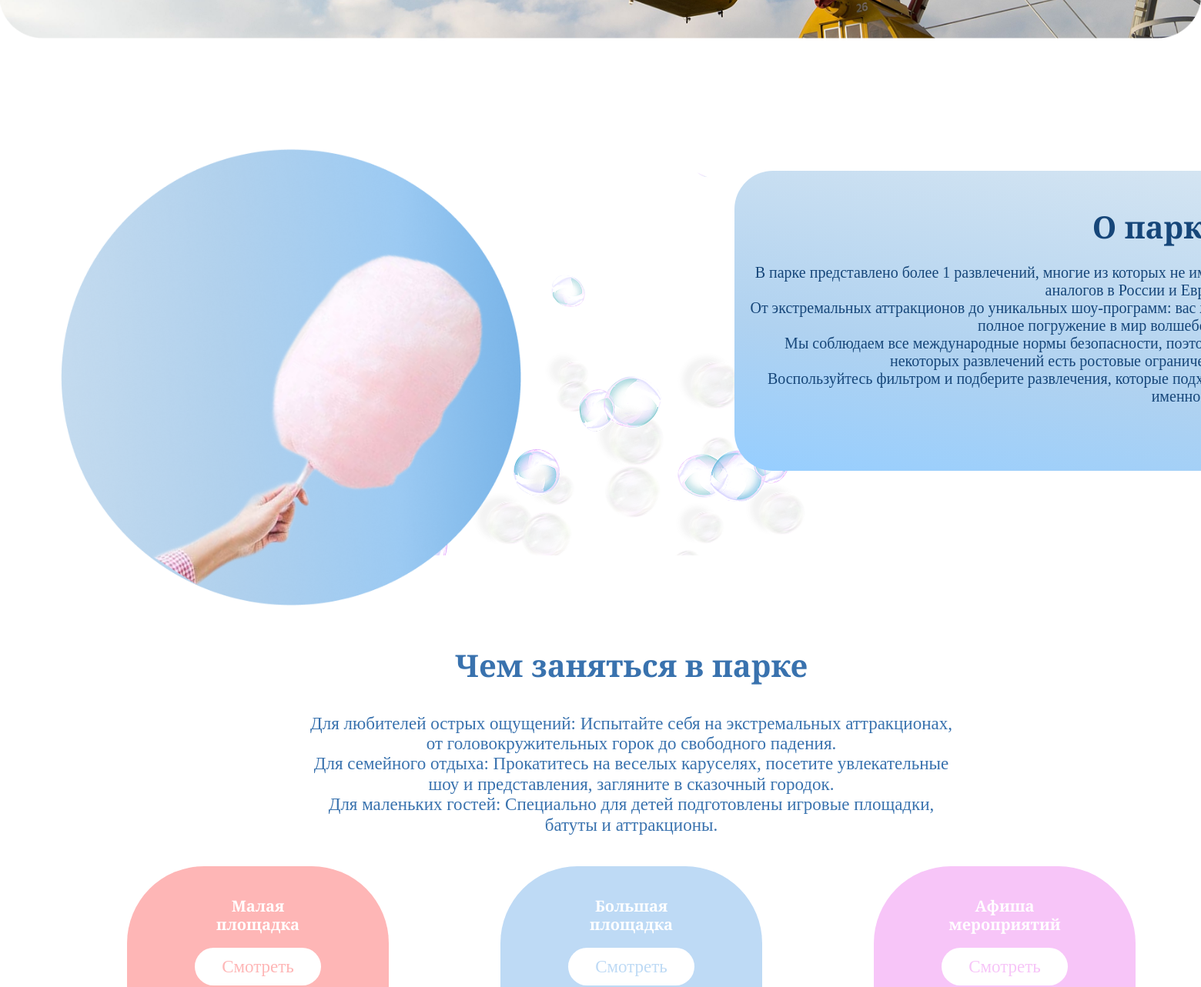
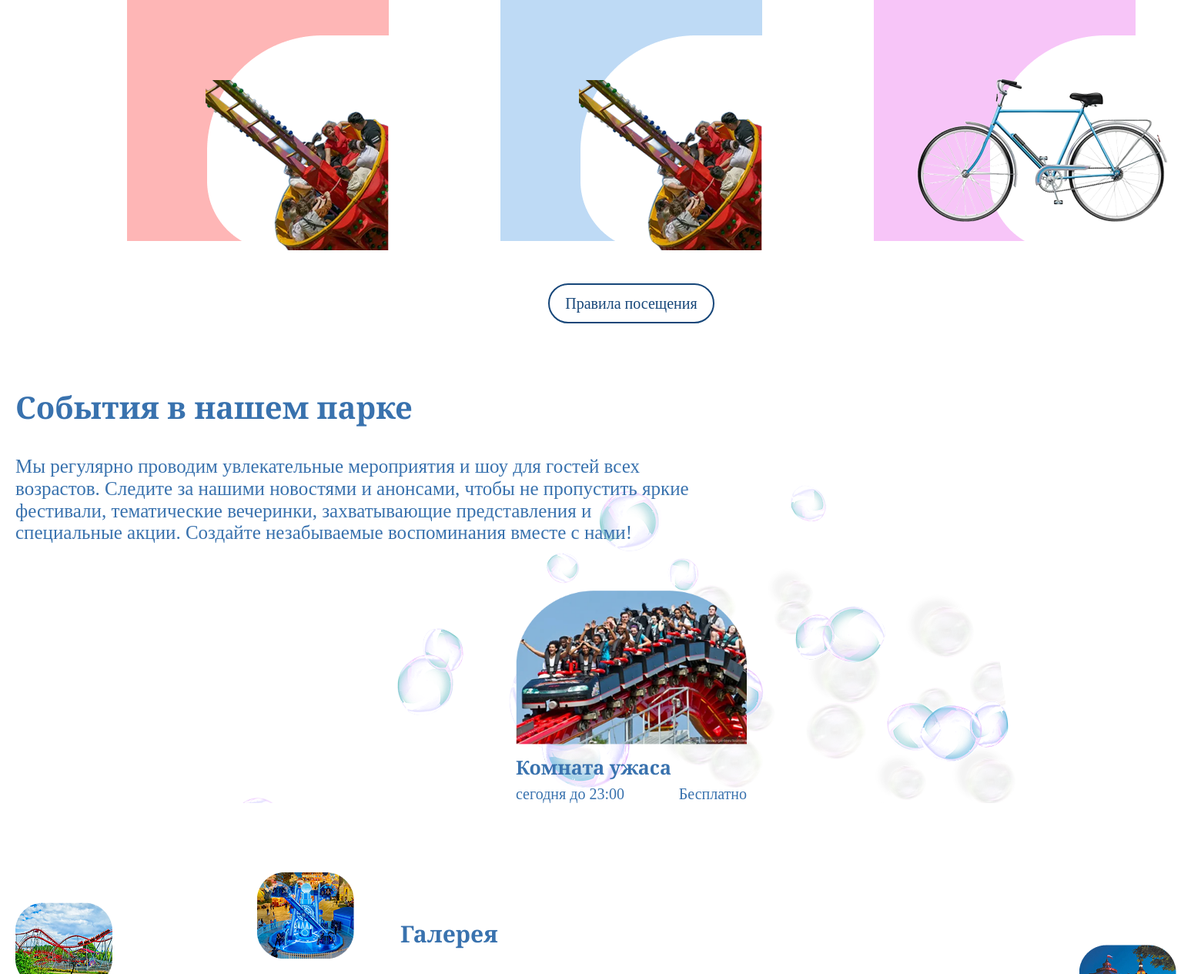
The app's page / (middle part), older data (2 pictures, top to bottom).
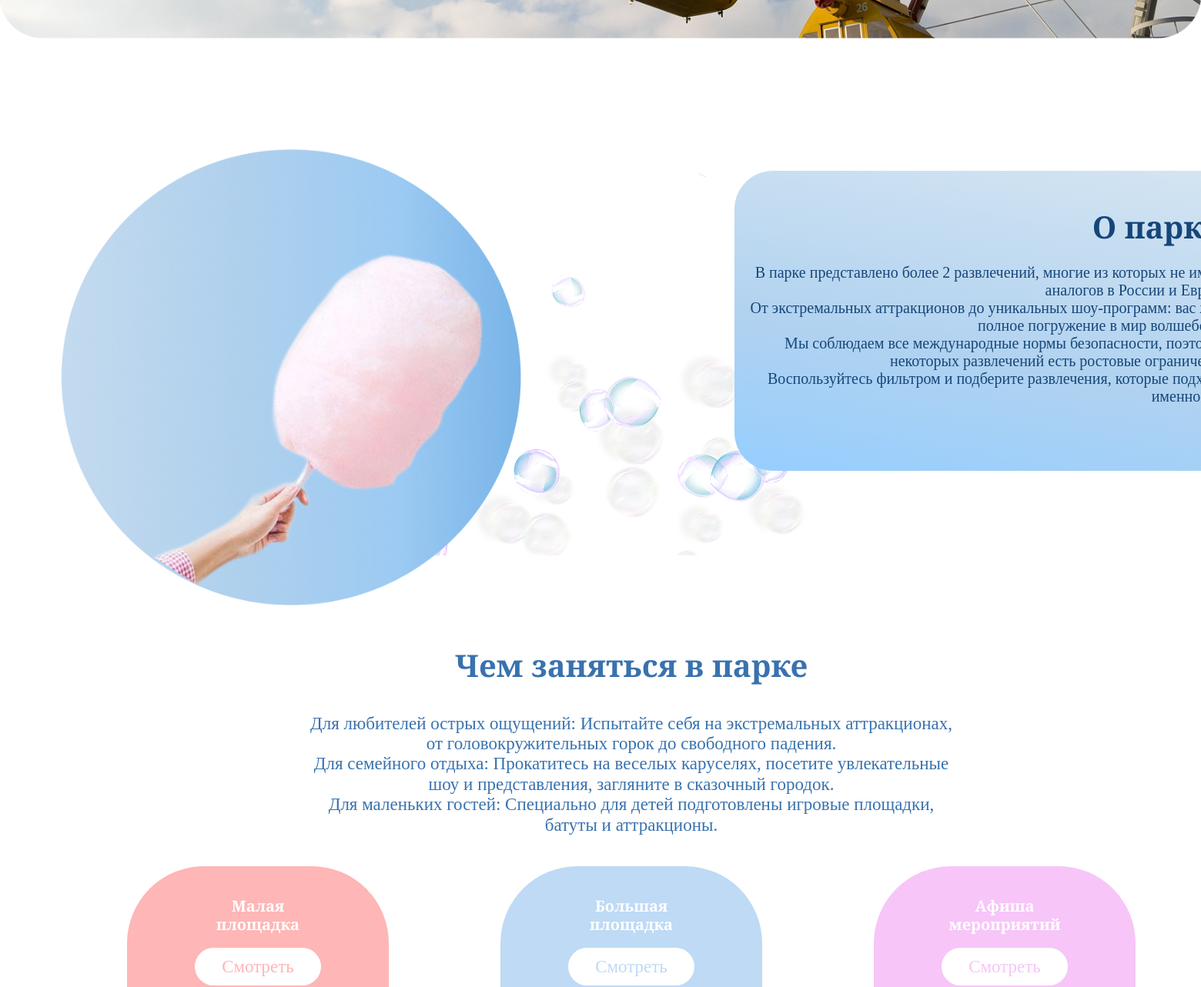
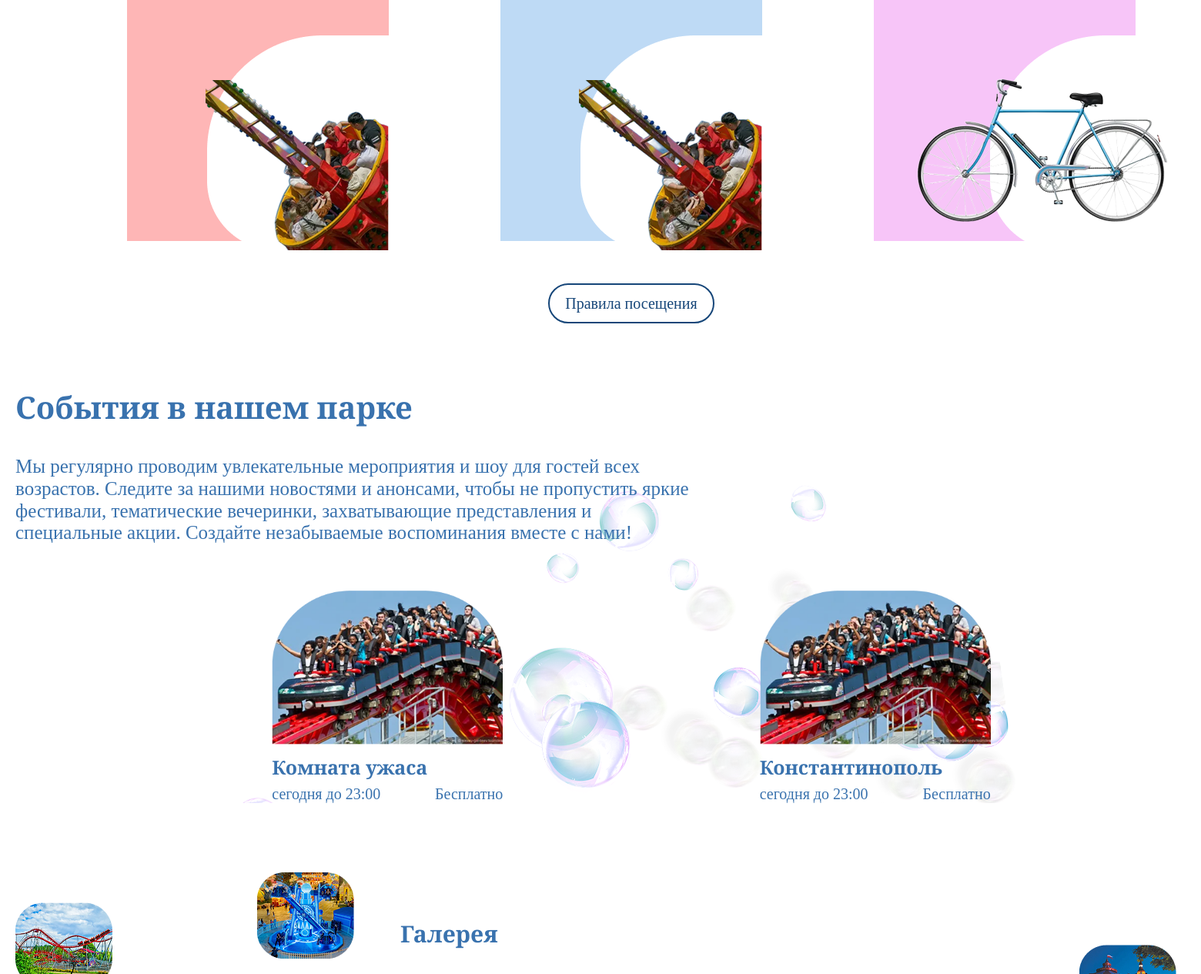
The same page, newer data (2 pictures, top to bottom).
### gagi_app/models.py (models this page shows, shortened)
class Attractions(models.Model):
    PLAYGROUND_CHOICES = [
        ('small', 'Малая площадка'),
        ('big', 'Большая площадка'),
    ]
    CAPACITY_CHOICES = [
        (10, '10 человек'),
        (15, '15 человек'),
        (20, '20 человек')
    ]
    DURATION_CHOICES = [
        (3, '3 минуты'),
        (6, '6 минут'),
        (10, '10 минут'),
        (8, '8 минут'),
        (15, '15 минут')
    ]
    name = models.CharField('Название', max_length=100, unique=True)
    description = models.TextField('Описание', blank=True, null=True)
    min_height = models.IntegerField('Минимальный рост (см)', null=True, blank=True)
    max_height = models.IntegerField('Максимальный рост (см)', null=True, blank=True)
    min_age = models.IntegerField('Минимальный возраст', null=True, blank=True)
    activity_status = models.BooleanField('Статус активности', default=True)
    playground_type = models.CharField('Тип площадки', max_length=10, choices=PLAYGROUND_CHOICES, default='small')
    capacity = models.IntegerField('Вместимость (чел)', choices=CAPACITY_CHOICES)
    duration_minutes = models.IntegerField('Продолжительность (мин)', null=True, blank=True)
    staff = models.ForeignKey(Staff, on_delete=models.SET_NULL, null=True, blank=True, verbose_name='Ответственный сотрудник')
    main_image = models.ImageField('Главное изображение', upload_to='attraction_images/', null=True, blank=True)
    class Meta:
        verbose_name = "Аттракцион"
        verbose_name_plural = "Аттракционы"
        ordering = ["name"]

### gagi_app/views.py (the view)
# urls.py: path('', page1, name='page1'),
def page1(request):
    small_attractions = Attractions.objects.filter(playground_type='small', activity_status=True)
    big_attractions = Attractions.objects.filter(playground_type='big', activity_status=True)
    events_attractions = Attractions.objects.filter(activity_status=True)[:3]
    context = {
        'total_attractions': Attractions.objects.filter(activity_status=True).count(),
        'small_attractions_count': small_attractions.count(),
        'big_attractions_count': big_attractions.count(),
        'popular_attractions': Attractions.objects.filter(activity_status=True)[:3],
        'events': events_attractions,
        'staff_members': Staff.objects.all()[:3],
    }
    return render(request, 'page1.html', context)

### gagi_app/templates/page1.html (shortened to what this page needs)
{% load static %}
<!DOCTYPE html>
<html lang="en">
<head>
    <link rel="stylesheet" href="{% static 'css/normalize.css' %}">
    <link rel="stylesheet" href="{% static 'css/style.css' %}">
</head>
<body class="body">
    <main>
        <div class="container">
            <section class="fonts">
            </section>
            <section class="about">
                <div class="vata">
                    <img src="{% static 'images/vata.png' %}" alt="vata" class="vata-puz">
                </div>
                <div class="about-us">
                    <h2 class="about__title">О парке</h2>
                    <p class="about-text">В парке представлено более {{ total_attractions }} развлечений, многие из
                        которых не имеют
                        <br>аналогов
                        в России и Европе. <br>
                        От экстремальных аттракционов до уникальных шоу-программ: вас ждет <br>полное погружение в мир
                        волшебства! <br>
                        Мы соблюдаем все международные нормы безопасности, поэтому у <br>некоторых развлечений есть
                        ростовые
                        ограничения. <br>Воспользуйтесь фильтром и подберите развлечения, которые подходят <br>именно
                        вам.
                    </p>
                </div>
            </section>
            <section class="work">
                <div class="work-park">
                    <h3 class="work-title">Чем заняться в парке</h3>
                    <p class="text-work">Для любителей острых ощущений: Испытайте себя на экстремальных аттракционах,
                        <br>от
                        головокружительных горок до свободного падения. <br>
                        Для семейного отдыха: Прокатитесь на веселых каруселях, посетите увлекательные <br>шоу и
                        представления, загляните в сказочный городок. <br>
                        Для маленьких гостей: Специально для детей подготовлены игровые площадки, <br>батуты и
                        аттракционы.
                    </p>
                </div>
                <div class="list-site">
                    <div class="site-item">
                        <div class="titlee">
                            <h4 class="site-title">
                                Малая <br>площадка
                            </h4>
                        </div>
                        <a href="{% url 'page2' %}" class="site-link">Смотреть</a>
                        <div class="kar">
                            <img src="{% static 'images/karuzel.png' %}" alt="kartinka" class="site-img">
                        </div>
                    </div>
                    <div class="site-item-blue">
                        <div class="titlee">
                            <h4 class="site-title">
                                Большая <br>площадка
                            </h4>
                        </div>
                        <a href="{% url 'page3' %}" class="site-link-blue">Смотреть</a>
                        <div class="kar">
                            <img src="{% static 'images/karuzel.png' %}" alt="kartinka" class="site-img">
                        </div>
                    </div>
                    <div class="site-item-pink">
                        <div class="titlee">
                            <h4 class="site-title">
                                Афиша <br>мероприятий
                            </h4>
                        </div>
                        <a href="#" class="site-link-pink">Смотреть</a>
                        <div class="kar">
                            <img src="{% static 'images/velosiped.png' %}" alt="kartinka" class="site-img">
                        </div>
                    </div>
                </div>
                <a href="#" class="rules">Правила посещения</a>
            </section>
            <section class="events">
                <div class="event-park">
                    <h3 class="events-title">События в нашем парке</h3>
                    <p class="text-events">Мы регулярно проводим увлекательные мероприятия и шоу для гостей всех <br>
                        возрастов. Следите за нашими новостями и анонсами, чтобы не пропустить яркие <br>фестивали,
                        тематические вечеринки, захватывающие представления и <br>специальные акции. Создайте
                        незабываемые
                        воспоминания вместе с нами!
                    </p>
                </div>
                <div class="type-list">
                    {% for attraction in events %}
                    <div class="type-item">
                        <div class="type-img">
                            {% if attraction.main_image %}
                            <img src="{{ attraction.main_image.url }}" alt="{{ attraction.name }}" class="typeimages">
                            {% else %}
                            <img src="{% static 'images/gorki.png' %}" alt="{{ attraction.name }}" class="typeimages">
                            {% endif %}
                        </div>
                        <h4 class="type-title">{{ attraction.name }}</h4>
                        <div class="time-price">
                            <p class="time-text">сегодня до 23:00</p>
                            <p class="price-text">Бесплатно</p>
                        </div>
                    </div>
                    {% endfor %}
                </div>
            </section>
            <section class="gallery">
                <div class="gallery-list">
                    <img src="{% static 'images/kartinkii.png' %}" alt="kartinkii" class="gallery-item">
                    <div class="gallery-info">
                        <h3 class="gallery-title">Галерея</h3>
                    </div>
                </div>
            </section>
        </div>
    </main>
</body>
</html>

### gagi_app/static/css/style.css (style rules this page uses)
a { text-decoration: none; color: #000 }
h1, h2, p { margin: 0; }
.body { font-family: "Cormorant Infant", serif; color: #000; background-image: url("../images/font.png"); background-repeat: no-repeat; position: relative; background-position: center; background-size: cover; height: 700px; }
.container { margin: 0 auto; padding: 0 20px; width: 1600px; }
.fonts { height: 500px; }
.about { display: flex; justify-content: space-between; height: 500px; background-image: url("../images/puziriki.png"); background-repeat: no-repeat; margin-bottom: 120px; }
.vata-puz { height: 900px; width: 900px; position: relative; bottom: 80px; position: relative; bottom: 150px; }
.about-us { color: #164679; background: #D5E5F2; background: linear-gradient(190deg, rgba(213, 229, 242, 1) 0%, rgba(176, 210, 240, 1) 61%, rgba(150, 206, 255, 1) 100%); border-radius: 50px; text-align: end; height: 300px; padding: 50px 20px 40px 20px }
.about__title { margin-bottom: 25px; margin-right: 15px; font-size: 40px; font-weight: 900; }
.about-text { font-size: 20px; }
.work { text-align: center; color: #3972AE; margin-bottom: 100px; }
.work-title { font-size: 40px; }
.text-work { font-size: 23px; }
.work-park { margin-bottom: 40px; }
h4 { display: inline; }
.titlee { margin-bottom: 30px; }
.site-item { width: 340px; height: 430px; background-color: #FEB6B6; border-top-left-radius: 100px; border-top-right-radius: 100px; padding-top: 40px; color: #fff; font-size: 20px; }
.site-link { font-size: 23px; color: #FEB6B6; background-color: #fff; padding: 12px 35px; border-radius: 50px; }
.site-img { position: relative; left: 51px; top: 58px; }
.site-item-blue { width: 340px; height: 430px; background-color: #BEDAF5; border-top-left-radius: 100px; border-top-right-radius: 100px; padding-top: 40px; color: #fff; font-size: 20px; }
.site-link-blue { font-size: 23px; color: #BEDAF5; background-color: #fff; padding: 12px 35px; border-radius: 50px; }
.site-item-pink { width: 340px; height: 430px; background-color: #F7C5F8; border-top-left-radius: 100px; border-top-right-radius: 100px; padding-top: 40px; color: #fff; font-size: 20px; }
.site-link-pink { font-size: 23px; color: #F7C5F8; background-color: #fff; padding: 12px 35px; border-radius: 50px; }
.list-site { display: flex; justify-content: space-evenly; margin-bottom: 70px; }
.rules { border: 2px solid #164679; border-radius: 50px; padding: 13px 20px; color: #164679; font-size: 20px; transition: all 0.5s; }
.events { color: #3972AE; background-image: url("../images/big-puziri.png"); background-repeat: no-repeat; margin-bottom: 90px; }
.events-title { font-size: 40px; margin: 0 0 40px 0; }
.text-events { font-size: 25px; }
.event-park { margin-bottom: 60px; }
.typeimages { width: 300px; height: 200px; }
.type-item { width: 300px; }
.type-title { display: inline; font-size: 26px; min-width: 300px; }
.time-price p { display: inline; }
.time-price { display: flex; justify-content: space-between; }
.type-img { margin-bottom: 10px; }
.time-price { margin-top: 10px; font-size: 20px; }
.type-list { display: flex; justify-content: space-evenly; }
.gallery { color: #3972AE; }
.gallery-title { font-size: 30px; margin: 0 0 40px 0; font-weight: 900; }
.gallery-info { width: 650px; position: relative; left: 500px; bottom: 780px; }
.type-title { font-size: 25px; }

Row changes from the older to the newer data that the page shows:
added Attractions: name "Константинополь"
Text that changed along with them:
{{ total_attractions }}: "1" → "2"
